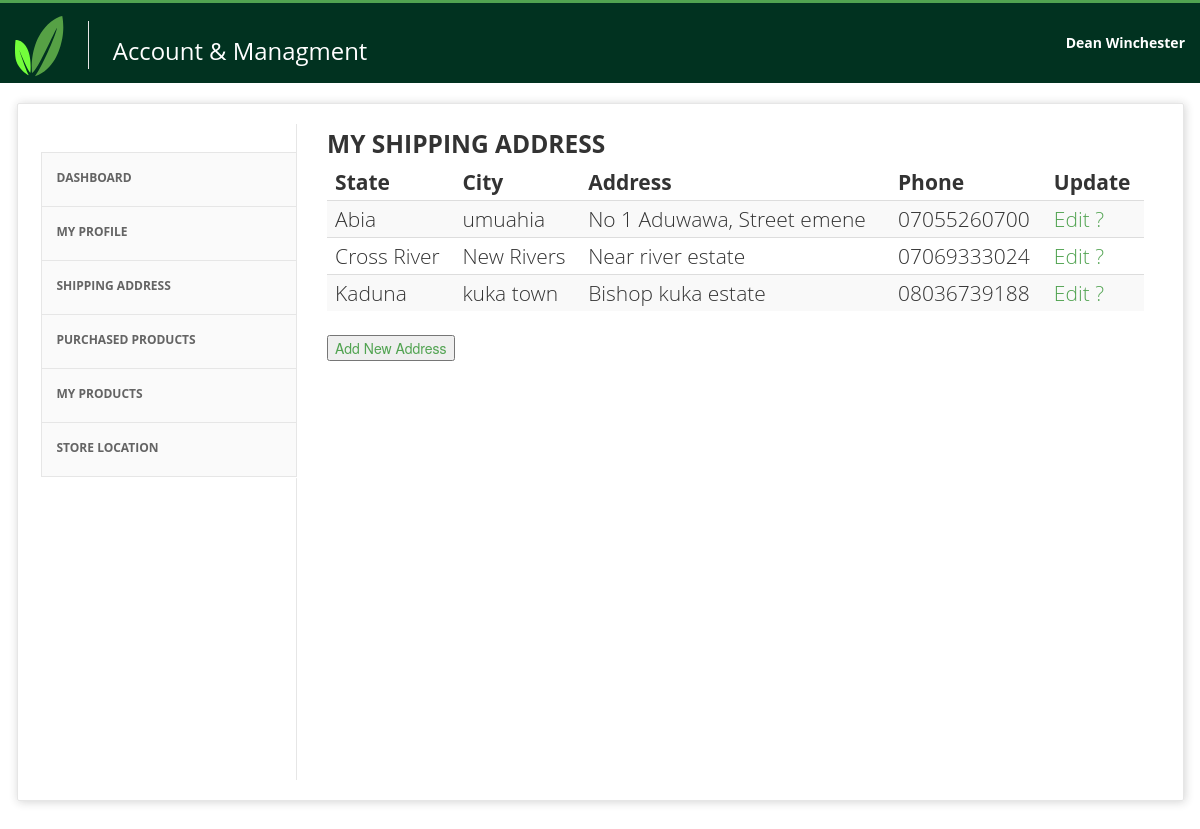
The page /account/shippinglist (signed in) on the database its author committed.
### account/models.py (models this page shows, shortened)
class User(AbstractBaseUser):
    first_name=models.CharField(max_length=50)
    last_name=models.CharField(max_length=50)
    email = models.EmailField(
        verbose_name='email address',
        max_length=255,
        unique=True,
    )
    phone=models.CharField(max_length=20)
    Active_Shipping_Address=models.ForeignKey('goods.ShippingAddress',on_delete=models.DO_NOTHING,
    blank=True,null=True
)
    staff = models.BooleanField(default=False) # a admin user; non super-user
    admin = models.BooleanField(default=False)
    STATUS=(
        ('Buyer','Buyer'),
        ('Seller','Seller')
    )
    client_status=models.CharField(max_length=500,choices=STATUS)
    USERNAME_FIELD='email'
    @property
    def is_staff(self):
        return self.staff
    objects=UserManager()

### goods/models.py (models this page shows, shortened)
class ShippingAddress(models.Model):
    states_list= (
                    ("Abia", " Abia"),
                    ( "Bauchi", "Bauchi",),
                    ( "Bayelsa","Bayelsa",),
                    ( "Benue", "Benue",),
                    ( "Borno",  "Borno",     ),
                  ("Cross River" ,"Cross River",),
                  ("Delta",   "Delta",   ),
                    ("Ebonyi",  "Ebonyi",  ),
                    ("Edo",    "Edo",    ),
                    ("Ekiti",  "Ekiti",  ),
                    ("Enugu",  "Enugu",   ),
                    ("FCT - Abuja","FCT - Abuja",),
                  ("Gombe",  "Gombe",  ),
                    ("Imo",    "Imo",    ),
                    ("Jigawa", "Jigawa", ),
                    ("Kaduna",  "Kaduna",  ),
                    ("Kano",    "Kano",       ),
                  ("Katsina","Katsina",),
                    ("Kebbi",   "Kebbi",      ),
                  ("Kogi",      "Kogi",    ),
                    ("Kwara",   "Kwara",   ),
                    ("Lagos",   "Lagos",   ),
                    ("Nasarawa","Nasarawa",),
                    ("Niger",   "Niger",      ),
                  ("Ogun",      "Ogun",    ),
                    ("ndo",     "ndo",     ),
                    ("Osun",    "Osun",    ),
                    ("Oyo",    "Oyo",    ),
                    ("Plateau","Plateau",),
                    ("Rivers",  "Rivers",  ),
                    ("Sokoto",  "Sokoto", ),
                    ("Taraba","Taraba",),
                    ("Yobe",    "Yobe",),
                  ("Zamfara","Zamfara")    ,
)
    state = models.CharField(max_length=50,choices=states_list)
    city = models.CharField(max_length=20)
    address = models.CharField(max_length=50)
    phone = models.CharField(max_length=20)
    is_active = models.BooleanField(default=True)
    created_by=models.ForeignKey('account.User',on_delete=models.CASCADE,default=True)

### farmer/views.py (the view)
# urls.py: path('shippinglist',views.ShippingAddressListView,name='shippinglist'),
def ShippingAddressListView(request):
    my_shipping=ShippingAddress.objects.filter(created_by=request.user)
    context={
        'object':my_shipping
    }
    return render(request,'farmer/listshippingaddress.html',context)

### account/views.py (called while the page is built)
def _cart_id(request):
    cart = request.session.session_key
    if not cart:
        cart = request.session.create()
    return cart

### farmer/context_processor.py (called while the page is built)
def counter(request):
    cart_count=0
    if 'admin' in request.path:
        return {}
    else:
        try:
            cart=Cart.objects.filter(cart_id=_cart_id(request))
            cart_items=CartItem.objects.all().filter(cart=cart[:1])
            for cart_item in cart_items:
                cart_count+=cart_item.quantity
        except Cart.DoesNotExist:
            cart_count=0
    return dict(cart_count=cart_count)

### farmer/templates/farmer/listshippingaddress.html
{% extends 'farmer/account.html' %}
{% block content %}
<h3 class="title-divider" style="margin-bottom: 0;"><span> MY SHIPPING ADDRESS </span> </h3>
<div class="lead" style="margin-bottom: 40px;">
      <table  class=" table table-striped table-hover  " >
        <thead class="thead-dark">
            <tr>
                <th>
                    State
                </th>
                <th>
                    City
                </th>
                <th>Address</th>
                <th>
                    Phone
                </th>
                <th>
                    Update
                </th>
            </tr>
        </thead>
        {% for x in object %}
        <tr>
            <td>
                {{x.state}}
            </td>
            <td>
                {{x.city}}
            </td>
            <td>
                {{x.address}}
            </td>
            <td>
                {{x.phone}}
            </td>
            <td>
                <a href="{% url 'shippingaddress' x.pk %} "> Edit ?</a>
            </td>
        </tr>
    {% endfor %}
    </table>
    <button> <a href=" {% url 'newshippingaddress' %} ">Add New Address </a></button>
</div>
</div>
</div>
{% endblock %}

### farmer/templates/farmer/account.html (shortened to what this page needs)
{% load static %}
   <!DOCTYPE html>
<html lang="en">
<head>
    <link rel="stylesheet" href=" {{file.css}} ">
    <link rel="stylesheet" href="{% static 'styling.min.css' %}">
</head>
<body class="page">
    <div id="navigation" class="wrapper">
        <div class="navbar  navbar-static-top"  >
            <div class="header" style="background-color:#013220;" >
                <div class="header-inner container">
                    <div class="row-fluid">
                        <div class="span7">
                            <a class="brand" href="/" title="Home">
                                <h1>
                                    <img src=" {% static 'SYmbol.png' %}">
                                </h1>
                            </a>
                            <div class="slogan hidden-tablet hidden-phone" style="color: white;" >Account &amp; Managment</div>
                        </div>
                        <div class="span5">
                            <a href="{% url 'account' %} ">
                            <div class="social-media pull-right hidden-phone">
                                    <span style="color: white;" >{{ greet }}  <strong> {{request.user.first_name}}  {{request.user.last_name}}</strong></span>
                            </div></a>
                        </div>
                    </div>
                </div>
            </div>
        </div>
    </div>
    <div id="content" style="min-height: 1131px;">
        <div class="container">
            <div class="form-wrapper" style="max-width: 1125px; min-height: 500px;">
<div class="row-fluid">
    <div class="span3 sidebar" style="margin-left: 0;">
    <div class="section-menu">
        <ul class="nav nav-list" style="min-height: 600px;" id="candidate_nav">
            <li id="candidate_profile" > <a href="{% url 'dashboard' %} " class="first">Dashboard <i class="icon-angle-right"></i></a></li>
            <li id="candidate_additional"><a href="{% url 'profile' request.user.pk %}">my profile <i class="icon-angle-right"></i></a></li>
            <li id="candidate_photo"><a href="{% url 'shippinglist'  %}">shipping address<i class="icon-angle-right"></i></a></li>
            <li id="candidate_undergrad"><a href="{% url 'purchasedproducts' %}">purchased products <i class="icon-angle-right"></i></a></li>
            {% if request.user.is_staff %}
            <li id="candidate_olevel"><a href="{% url 'myproducts' %}"> my products <i class="icon-angle-right"></i></a></li>
            <li id="candidate_secondary"><a href="{% url 'storelist' %}">store location<i class="icon-angle-right"></i></a></li>
            {% endif %}
        </ul>
    </div>
</div>
     <div class="span9 ng-scope" style="margin-left: 10px; padding-left: 20px; max-width: 850px;" ng-app="" id="ng-app">
{% block content %}{% endblock %}
    </div>
</div>
            </div>
</body>
</html>

### rows shown on the page
User: user.first_name "Dean", user.last_name "Winchester"
ShippingAddress: state "Abia", city "umuahia", address "No 1 Aduwawa, Street emene", phone "07055260700"
ShippingAddress: state "Cross River", city "New Rivers", address "Near river estate", phone "07069333024"
ShippingAddress: state "Kaduna", city "kuka town", address "Bishop kuka estate", phone "08036739188"
